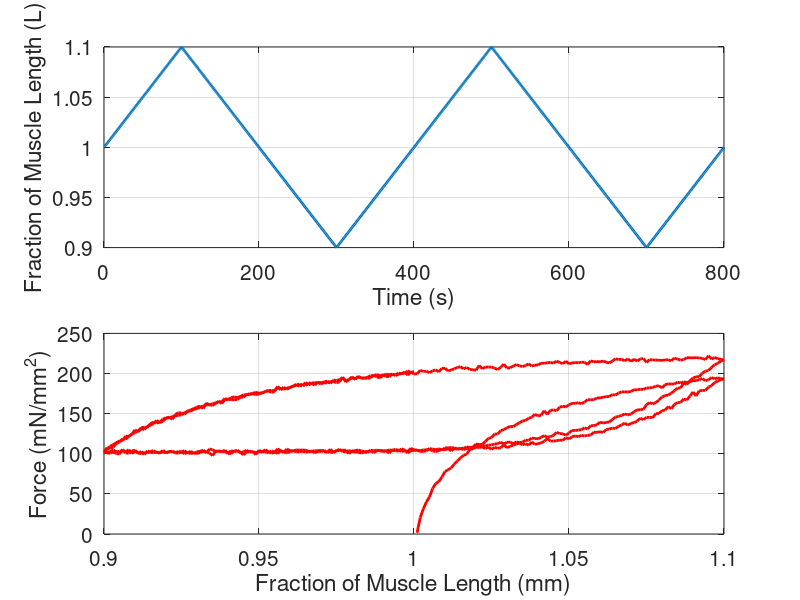

The MATLAB source for this figure:
% Prog_06e.m: Hysteresis in Single Fibre Muscle
Length=800;a=380*0.098;b=0.325;
F0=a/0.257;   % Initial force.
vm=F0*b/a;
alpha=F0/0.1;
LSE0=0.3;
k=a/25;
t=0:0.01:12;
% Construct muscle length pattern.
L1=1.001:0.001:1.100;
L2=1.099:-0.001:1.000;
L3=0.999:-0.001:0.900;
L4=0.901:0.001:1.000;
L5=1.001:0.001:1.100;
L6=1.099:-0.001:1.000;
L7=0.999:-0.001:0.900;
L8=0.901:0.001:1.000;
L=[L1 L2 L3 L4 L5 L6 L7 L8];
% Plot muscle length variation.
figure
subplot(2,1,1);
plot(L,'LineWidth',2)
xlabel('Time (s)')
ylabel('Fraction of Muscle Length (L)')
set(gca,'FontSize',15)
grid on
% Solve Hill's ODEs.
LSE=zeros(1,800);   % Length series element
LCE=zeros(1,800);   % Length contractile element
F=zeros(1,799);
for i = 1:799
    % Hill's ODEs.
    LSE(i)=0.3+F(i)/alpha;
    LCE(i)=L(i)-LSE(i);
    dt=t(i+1)-t(i);
    dL=L(i+1)-L(i);
    dF=alpha*((dL/dt)+b*((F0-F(i))/(a+F(i))))*dt;
    F(i+1)=F(i)+dF;
end
% Add random noise.
FF=(F0/100)*randn(1,800);
F=F+FF;
% Plot hysteresis loop.
subplot(2,1,2);
plot(L,F,'r-','LineWidth',2)
xlabel('Fraction of Muscle Length (mm)')
ylabel('Force (mN/mm^2)')
axis([0.9 1.1 0 250])
set(gca,'FontSize',15)
grid on
% End Prog_06e.m.
